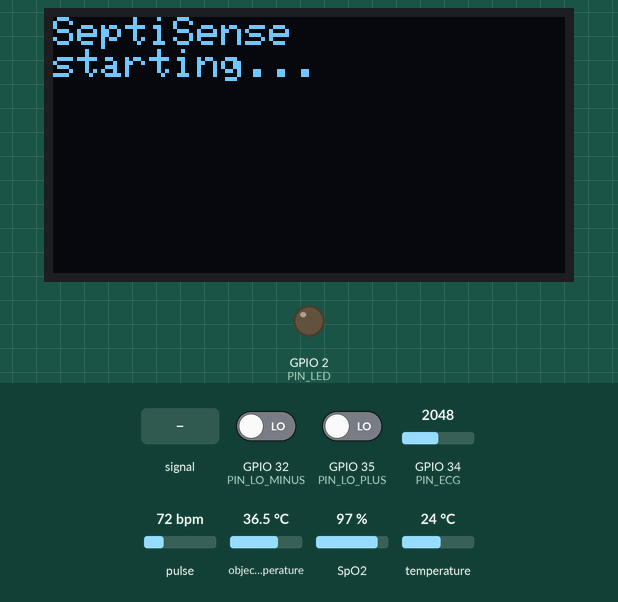
Recording of a sketch running on a simulated ESP32. Parts: 128×64 one-colour display, output pins drawn as LEDs (lit = HIGH). The inputs (shaded band) are chosen by the test bench; at power-on: GPIO 32 (PIN_LO_MINUS) LOW, pulse 72 bpm, object temperature 36.5 °C, GPIO 35 (PIN_LO_PLUS) LOW, GPIO 34 (PIN_ECG) = 2048, SpO2 97 %, temperature 24 °C (analog values on the 0–4095 scale). WiFi joins after 1.5 s; servers stay silent unless stated; uploads are accepted with an empty reply; random numbers use the default seed unless the sketch sets one; what the sketch prints to the serial monitor is not drawn.

Above: at 0.4 s.
2.0 s: GPIO 32 (PIN_LO_MINUS) driven HIGH
At 5.2 s:
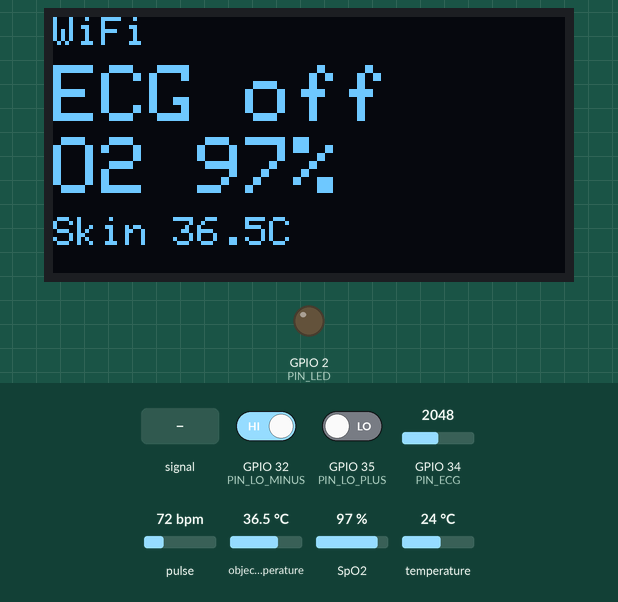
5.8 s: GPIO 32 (PIN_LO_MINUS) driven LOW
At 6.7 s:
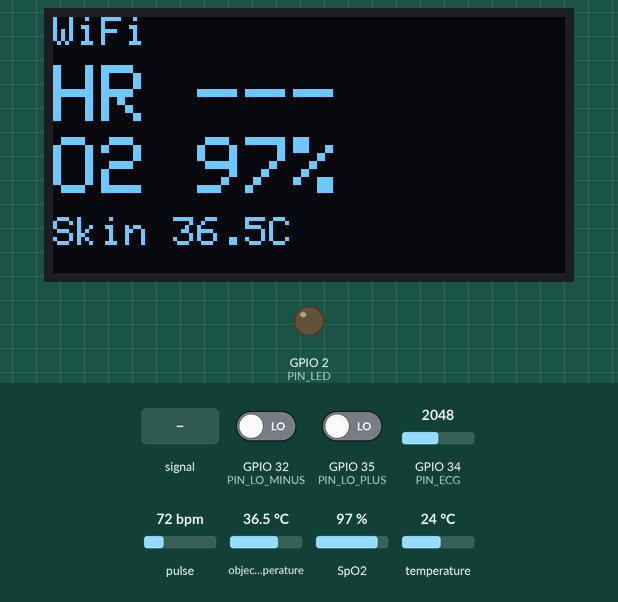
7.8 s: GPIO 34 (PIN_ECG) fed a 1000 Hz sine of ±1023 counts around its level
At 10.9 s:
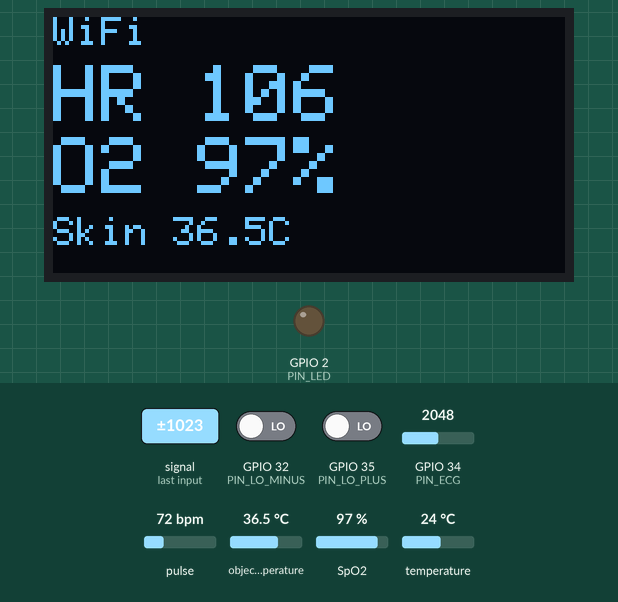
12.3 s: pulse set to 100 bpm
At 14.5 s:
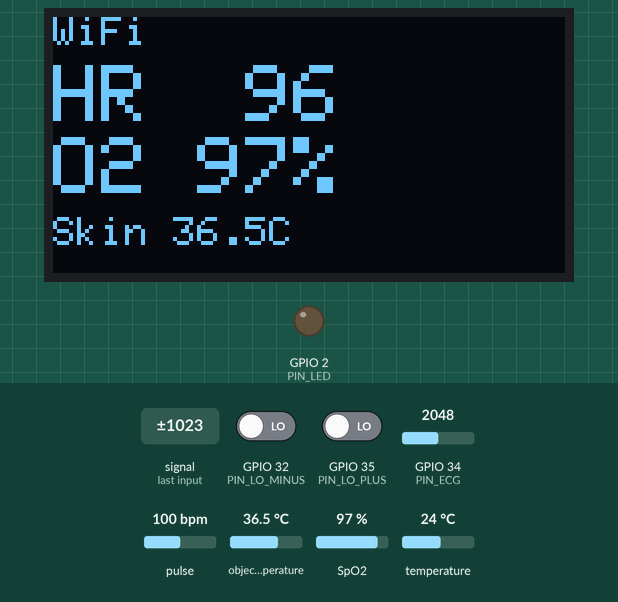
16.8 s: object temperature set to 20 °C
At 18.7 s:
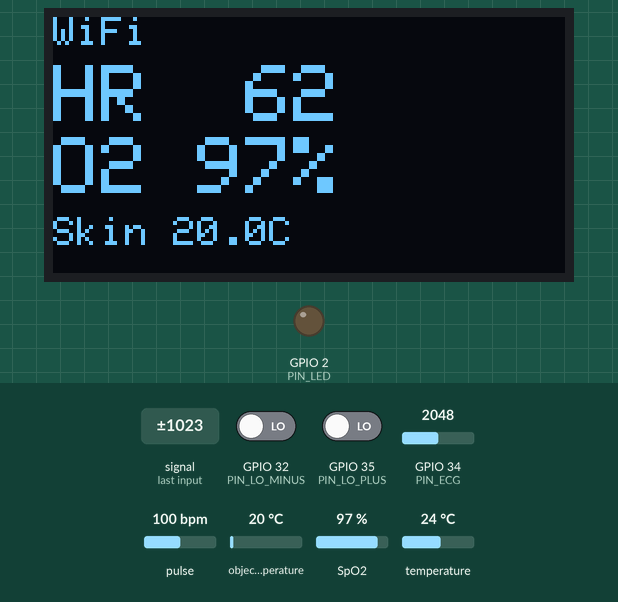
20.8 s: GPIO 35 (PIN_LO_PLUS) driven HIGH
At 21.7 s:
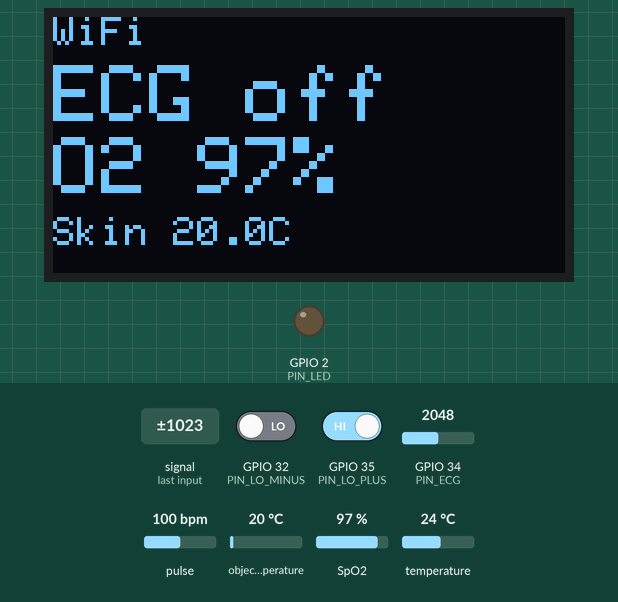
Timing chart, 0 to 23.8 s (numbered marks = the images above; inputs shaded):
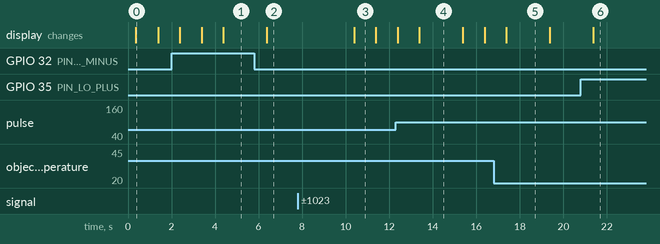

The sketch:

SeptiSense_Node.ino
```cpp
/*
 * SeptiSense monitoring node - ESP32 DevKit V1 (Arduino-ESP32 core 2.x / 3.x)
 *
 *  AD8232 ECG ......... 250 Hz on core 1 (high-priority task): filtering, R-peaks, HR, HRV, lead-off
 *  MAX30102 ........... 25 Hz effective: PPG waveform, pulse rate, SpO2, finger detection
 *  MLX90614 ........... 1 Hz: skin and ambient temperature
 *  SSD1306 OLED ....... local display of vitals, link state and the backend's risk / alert
 *  Wi-Fi .............. every second one timestamped, sequence-numbered record goes to the laptop
 *                       (HTTP POST, acknowledged). If the link is down, records are kept in a
 *                       15-minute ring buffer and re-sent in order when it comes back.
 *
 * Libraries (Arduino Library Manager):
 *   "SparkFun MAX3010x Pulse and Proximity Sensor Library", "Adafruit MLX90614 Library",
 *   "Adafruit SSD1306" (+ "Adafruit GFX Library"), "ArduinoJson" (v7)
 *
 * Educational / research prototype - not a medical device.
 */
#include <Arduino.h>
#include <Wire.h>
#include <WiFi.h>
#include <HTTPClient.h>
#include <ArduinoJson.h>
#include <Adafruit_GFX.h>
#include <Adafruit_SSD1306.h>
#include <Adafruit_MLX90614.h>
#include "MAX30105.h"
#include "spo2_algorithm.h"
#include "config.h"
#include "dsp.h"

// ======================================================== shared state
static const int ECG_FS = 250;
static portMUX_TYPE mux = portMUX_INITIALIZER_UNLOCKED;

// ECG: last second of filtered samples for streaming, R-peaks, RR history
static int16_t ecgChunk[2][ECG_FS];            // double buffer
static volatile int ecgWrite = 0, ecgIdx = 0;
static volatile bool ecgChunkReady = false;
static volatile int ecgReadyBuf = 1;
struct RPeak { uint16_t idx; int16_t amp; };
static RPeak peaksChunk[2][8];
static volatile uint8_t peaksN[2] = {0, 0};
static float rrHist[64];                       // RR intervals, seconds
static uint32_t rrTime[64];                    // millis() of each beat
static volatile int rrCount = 0, rrHead = 0;
static volatile uint32_t ecgLeadOffSamples = 0, ecgSatSamples = 0, ecgSamples = 0;

// PPG
static uint32_t irBuf[100], redBuf[100];
static int ppgFill = 0, ppgNew = 0;
static uint32_t ppgIrSec[32], ppgRedSec[32];
static int ppgSecN = 0;
static bool maxOk = false, mlxOk = false, oledOk = false;
static int32_t spo2 = -1, hrPpg = -1;
static int8_t spo2Valid = 0, hrPpgValid = 0;
static bool finger = false;

// Temperature
static float skinT = NAN, ambT = NAN;
static float tHist[10]; static int tN = 0;

// Backend feedback (shown on the OLED)
static float lastRisk = NAN;
static String lastAlert = "none";
static String lastMsg = "";

// Time sync: epoch_ms = millis() + timeOffset
static int64_t timeOffset = 0;
static bool timeSynced = false;
static uint32_t seq = 0;
static uint32_t bootId = 0;                    // lets the backend tell a reboot (seq restarts) from a gap

MAX30105 max3010x;
Adafruit_MLX90614 mlx;
Adafruit_SSD1306 oled(128, OLED_HEIGHT, &Wire, -1);

// ======================================================== records + offline buffer
struct Record {
  uint32_t seq; int64_t tMs; uint32_t uptimeMs;
  float hrEcg, hrPpg, spo2, skinT, ambT, rmssd, sdnn;
  float sqiEcg, sqiPpg, sqiTemp;
  bool leadsOff, finger, hrAgree;
};
static const int BACKLOG_N = 900;              // 15 min at 1 record/s
static Record backlog[BACKLOG_N];
static volatile int blHead = 0, blCount = 0;   // ring buffer of not-yet-acknowledged records
static QueueHandle_t liveQ;                    // newest record + its waveforms -> network task
struct LivePacket { Record r; int16_t ecg[ECG_FS]; RPeak peaks[8]; uint8_t nPeaks;
                    uint32_t ir[32], red[32]; uint8_t nPpg; };

static void backlogPush(const Record &r) {
  portENTER_CRITICAL(&mux);
  backlog[(blHead + blCount) % BACKLOG_N] = r;
  if (blCount < BACKLOG_N) blCount++; else blHead = (blHead + 1) % BACKLOG_N;   // overwrite oldest
  portEXIT_CRITICAL(&mux);
}

// ======================================================== ECG task (core 1, every 4 ms)
static void ecgTask(void *) {
  Biquad hp, notch1, lp;
  hp.highpass(ECG_FS, 0.5f);                   // removes baseline wander (breathing, movement)
  notch1.notch(ECG_FS, MAINS_HZ, 30.0f);       // mains hum
  lp.lowpass(ECG_FS, 40.0f);                   // muscle noise
  RPeakDetector det; det.begin();
  float recent[40] = {0}; int rIdx = 0;        // last 160 ms of filtered ECG, to find the R amplitude
  uint32_t lastBeatMs = 0;
  TickType_t wake = xTaskGetTickCount();
  const TickType_t period = pdMS_TO_TICKS(4);
  for (;;) {
    vTaskDelayUntil(&wake, period ? period : 1);
    bool off = digitalRead(PIN_LO_PLUS) || digitalRead(PIN_LO_MINUS);
    int raw = analogRead(PIN_ECG);
    ecgSamples++;
    if (off) ecgLeadOffSamples++;
    if (raw < 30 || raw > 4065) ecgSatSamples++;
    float y = off ? 0.0f : lp.step(notch1.step(hp.step((float)raw)));
    recent[rIdx] = y; rIdx = (rIdx + 1) % 40;
    bool beat = !off && det.step(y) && det.n > 2 * ECG_FS;

    int b = ecgWrite;
    if (ecgIdx < ECG_FS) ecgChunk[b][ecgIdx] = (int16_t)constrain(y, -32000, 32000);
    if (beat) {
      float amp = -1e9;
      for (int k = 0; k < 40; k++) if (recent[k] > amp) amp = recent[k];
      if (peaksN[b] < 8) peaksChunk[b][peaksN[b]++] = {(uint16_t)ecgIdx, (int16_t)constrain(amp, -32000, 32000)};
      uint32_t now = millis();
      if (lastBeatMs) {
        float rr = (now - lastBeatMs) / 1000.0f;
        if (rr > 0.30f && rr < 2.0f) {           // 30-200 bpm only
          portENTER_CRITICAL(&mux);
          rrHist[rrHead] = rr; rrTime[rrHead] = now;
          rrHead = (rrHead + 1) % 64; if (rrCount < 64) rrCount++;
          portEXIT_CRITICAL(&mux);
        }
      }
      lastBeatMs = now;
    }
    if (++ecgIdx >= ECG_FS) {                   // one second complete: swap buffers
      ecgReadyBuf = b;
      ecgWrite = 1 - b;
      peaksN[ecgWrite] = 0;
      ecgIdx = 0;
      ecgChunkReady = true;
    }
  }
}

// HR and HRV from the RR history (last 60 s, outliers removed)
static void ecgStats(float &hr, float &rmssd, float &sdnn, float &plausible) {
  float rr[64]; uint32_t ts[64]; int n;
  portENTER_CRITICAL(&mux);
  n = rrCount;
  for (int i = 0; i < n; i++) { int j = (rrHead - n + i + 64) % 64; rr[i] = rrHist[j]; ts[i] = rrTime[j]; }
  portEXIT_CRITICAL(&mux);
  uint32_t now = millis();
  float win[64]; int m = 0;
  for (int i = 0; i < n; i++) if (now - ts[i] < 60000) win[m++] = rr[i];
  hr = rmssd = sdnn = NAN; plausible = 0;
  if (m < 4) return;
  float last8[8]; int k = 0;
  for (int i = max(0, m - 8); i < m; i++) last8[k++] = win[i];
  float med = medianOf(last8, k);
  if (!(med > 0)) return;
  hr = 60.0f / med;
  float clean[64]; int c = 0;
  for (int i = 0; i < m; i++) if (fabsf(win[i] - med) < 0.2f * med) clean[c++] = win[i];
  plausible = (float)c / m;
  if (c >= 8) {
    float mean = 0; for (int i = 0; i < c; i++) mean += clean[i]; mean /= c;
    float ss = 0, sd = 0;
    for (int i = 0; i < c; i++) ss += (clean[i] - mean) * (clean[i] - mean);
    for (int i = 1; i < c; i++) sd += (clean[i] - clean[i - 1]) * (clean[i] - clean[i - 1]);
    sdnn = sqrtf(ss / (c - 1)) * 1000.0f;
    rmssd = sqrtf(sd / (c - 1)) * 1000.0f;
  }
}

// ======================================================== sensors on the I2C bus (loop, core 1)
static void initSensors() {
  Wire.begin(PIN_SDA, PIN_SCL, 100000);        // 100 kHz: the MLX90614 maximum
  oledOk = oled.begin(SSD1306_SWITCHCAPVCC, 0x3C);
  if (oledOk) { oled.clearDisplay(); oled.setTextColor(SSD1306_WHITE); oled.setTextSize(1);
                oled.setCursor(0, 0); oled.println("SeptiSense"); oled.println("starting..."); oled.display(); }
  maxOk = max3010x.begin(Wire, I2C_SPEED_STANDARD);
  if (maxOk) max3010x.setup(60, 4, 2, 100, 411, 4096);   // 100 Hz / avg 4 = 25 Hz, red + IR
  mlxOk = mlx.begin(0x5A, &Wire);
  Serial.printf("OLED %s | MAX30102 %s | MLX90614 %s\n", oledOk ? "ok" : "MISSING",
                maxOk ? "ok" : "MISSING", mlxOk ? "ok" : "MISSING");
}

static void pollPpg() {
  if (!maxOk) return;
  max3010x.check();
  while (max3010x.available()) {
    uint32_t r = max3010x.getFIFORed(), ir = max3010x.getFIFOIR();
    max3010x.nextSample();
    if (ppgFill < 100) { redBuf[ppgFill] = r; irBuf[ppgFill] = ir; ppgFill++; }
    else {                                      // slide the 4 s window by one sample
      memmove(redBuf, redBuf + 1, 99 * sizeof(uint32_t)); memmove(irBuf, irBuf + 1, 99 * sizeof(uint32_t));
      redBuf[99] = r; irBuf[99] = ir;
    }
    if (ppgSecN < 32) { ppgIrSec[ppgSecN] = ir; ppgRedSec[ppgSecN] = r; ppgSecN++; }
    finger = ir > 50000;                         // a fingertip reflects much more IR light
    if (++ppgNew >= 25 && ppgFill == 100) {      // recompute once per second on the last 4 s
      ppgNew = 0;
      if (finger) maxim_heart_rate_and_oxygen_saturation(irBuf, 100, redBuf, &spo2, &spo2Valid, &hrPpg, &hrPpgValid);
      else { spo2Valid = hrPpgValid = 0; }
    }
  }
}

static void pollTemp() {
  if (!mlxOk) return;
  skinT = mlx.readObjectTempC();
  ambT = mlx.readAmbientTempC();
  tHist[tN % 10] = skinT; tN++;
}

static float tempSqi() {
  if (!mlxOk || isnan(skinT) || skinT < 25 || skinT > 42) return 0;
  int n = min(tN, 10); if (n < 3) return 0.5f;
  float mn = 99, mx = -99; for (int i = 0; i < n; i++) { mn = min(mn, tHist[i]); mx = max(mx, tHist[i]); }
  return (mx - mn) < 0.5f ? 1.0f : 0.5f;         // unstable reading = not settled / sensor moved
}

// ======================================================== OLED
static void drawOled(const Record &r, bool wifiUp) {
  if (!oledOk) return;
  bool alarm = lastAlert == "alarm";
  oled.clearDisplay();
  oled.setTextSize(1);
  oled.setCursor(0, 0);
  oled.printf("%s %s", wifiUp ? "WiFi" : "OFFLINE", wifiUp ? "" : String(blCount).c_str());
  if (!isnan(lastRisk)) { oled.setCursor(80, 0); oled.printf("R %2.0f%%", lastRisk * 100); }
  oled.setTextSize(OLED_HEIGHT == 64 ? 2 : 1);
  oled.setCursor(0, OLED_HEIGHT == 64 ? 12 : 9);
  if (r.leadsOff) oled.print("ECG off ");
  else if (!isnan(r.hrEcg)) oled.printf("HR %3.0f ", r.hrEcg);
  else oled.print("HR --- ");
  if (OLED_HEIGHT == 64) oled.setCursor(0, 30);
  if (r.finger && r.spo2 > 0) oled.printf("O2 %2.0f%%", r.spo2); else oled.print("O2 --");
  oled.setTextSize(1);
  oled.setCursor(0, OLED_HEIGHT == 64 ? 50 : 24);
  if (!isnan(r.skinT)) oled.printf("Skin %.1fC ", r.skinT);
  if (alarm || lastAlert == "warn") oled.print(alarm ? "ALERT" : "warn");
  if (alarm && (millis() / 500) % 2) oled.invertDisplay(true); else oled.invertDisplay(false);
  oled.display();
  digitalWrite(PIN_LED, alarm ? (millis() / 250) % 2 : (lastAlert == "warn"));
}

// ======================================================== network task (core 0)
static String url(const char *path) { return String("http://") + SERVER_HOST + ":" + SERVER_PORT + path; }

static void syncTime() {
  HTTPClient h;
  uint32_t t0 = millis();
  h.begin(url("/api/v1/time")); h.setTimeout(2000);
  if (h.GET() == 200) {
    JsonDocument d;
    if (!deserializeJson(d, h.getString())) {
      uint32_t rtt = millis() - t0;
      timeOffset = (int64_t)d["epoch_ms"].as<double>() + rtt / 2 - (int64_t)millis();
      timeSynced = true;
      Serial.printf("time synced with backend (rtt %u ms)\n", rtt);
    }
  }
  h.end();
}

static void addRecord(JsonObject o, const Record &r) {
  o["seq"] = r.seq;
  if (timeSynced) o["t_ms"] = (double)r.tMs; else o["t_ms"] = nullptr;
  o["uptime_ms"] = r.uptimeMs;
  JsonObject v = o["vitals"].to<JsonObject>();
  auto put = [&](const char *k, float x) { if (isnan(x) || x < 0) v[k] = nullptr; else v[k] = roundf(x * 10) / 10; };
  put("hr_ecg", r.hrEcg); put("hr_ppg", r.hrPpg); put("spo2", r.spo2);
  put("skin_temp", r.skinT); put("amb_temp", r.ambT); put("rmssd", r.rmssd); put("sdnn", r.sdnn);
  JsonObject q = o["sqi"].to<JsonObject>();
  q["ecg"] = roundf(r.sqiEcg * 100) / 100; q["ppg"] = roundf(r.sqiPpg * 100) / 100; q["temp"] = r.sqiTemp;
  q["leads_off"] = r.leadsOff; q["finger"] = r.finger; q["hr_agree"] = r.hrAgree;
}

static bool postJson(const String &body, JsonDocument &resp) {
  HTTPClient h;
  h.begin(url("/api/v1/telemetry"));
  h.addHeader("Content-Type", "application/json");
  h.setTimeout(3000);
  int code = h.POST(body);
  bool ok = code == 200 && !deserializeJson(resp, h.getString());
  h.end();
  return ok;
}

static void dropAcked(uint32_t ackSeq) {
  portENTER_CRITICAL(&mux);
  while (blCount && backlog[blHead].seq <= ackSeq) { blHead = (blHead + 1) % BACKLOG_N; blCount--; }
  portEXIT_CRITICAL(&mux);
}

static void readFeedback(JsonDocument &resp) {
  if (!resp["risk"].isNull()) lastRisk = resp["risk"].as<float>();
  if (!resp["alert"].isNull()) lastAlert = resp["alert"].as<String>();
  if (!resp["ack_seq"].isNull()) dropAcked(resp["ack_seq"].as<uint32_t>());
}

static void netTask(void *) {
  static LivePacket pkt;
  uint32_t lastSync = 0;
  for (;;) {
    if (WiFi.status() != WL_CONNECTED) {
      WiFi.begin(WIFI_SSID, WIFI_PASS);
      for (int i = 0; i < 40 && WiFi.status() != WL_CONNECTED; i++) vTaskDelay(pdMS_TO_TICKS(250));
      if (WiFi.status() == WL_CONNECTED) Serial.printf("Wi-Fi up, IP %s\n", WiFi.localIP().toString().c_str());
      else { vTaskDelay(pdMS_TO_TICKS(2000)); continue; }
    }
    if (!timeSynced || millis() - lastSync > 600000) { syncTime(); lastSync = millis(); }

    // 1) backlog first, oldest records in batches of 30 (vitals only)
    while (blCount > 1 && WiFi.status() == WL_CONNECTED) {
      JsonDocument d;
      d["device_id"] = DEVICE_ID; d["boot_id"] = bootId; d["fw"] = FW_VERSION; d["rssi"] = WiFi.RSSI(); d["backlog"] = (int)blCount;
      JsonArray arr = d["records"].to<JsonArray>();
      int n = min((int)blCount - 1, 30);
      for (int i = 0; i < n; i++) addRecord(arr.add<JsonObject>(), backlog[(blHead + i) % BACKLOG_N]);
      String body; serializeJson(d, body);
      JsonDocument resp;
      if (!postJson(body, resp)) break;
      readFeedback(resp);
    }
    // 2) the newest record with its ECG and PPG waveforms
    if (xQueueReceive(liveQ, &pkt, pdMS_TO_TICKS(1500)) == pdTRUE) {
      JsonDocument d;
      d["device_id"] = DEVICE_ID; d["boot_id"] = bootId; d["fw"] = FW_VERSION; d["rssi"] = WiFi.RSSI(); d["backlog"] = (int)blCount;
      JsonArray arr = d["records"].to<JsonArray>();
      JsonObject o = arr.add<JsonObject>();
      addRecord(o, pkt.r);
      JsonObject e = o["ecg"].to<JsonObject>();
      e["fs"] = ECG_FS;
      JsonArray es = e["samples"].to<JsonArray>();
      for (int i = 0; i < ECG_FS; i++) es.add(pkt.ecg[i]);
      JsonArray pk = e["rpeaks"].to<JsonArray>();
      for (int i = 0; i < pkt.nPeaks; i++) { JsonArray p = pk.add<JsonArray>(); p.add(pkt.peaks[i].idx); p.add(pkt.peaks[i].amp); }
      JsonObject p = o["ppg"].to<JsonObject>();
      p["fs"] = 25;
      JsonArray ir = p["ir"].to<JsonArray>(), red = p["red"].to<JsonArray>();
      for (int i = 0; i < pkt.nPpg; i++) { ir.add(pkt.ir[i]); red.add(pkt.red[i]); }
      String body; serializeJson(d, body);
      JsonDocument resp;
      if (postJson(body, resp)) readFeedback(resp);
      else lastMsg = "send failed";
    }
  }
}

// ======================================================== setup / loop
void setup() {
  Serial.begin(115200);
  delay(300);
  Serial.println("\nSeptiSense node " FW_VERSION " - educational prototype, not a medical device");
  pinMode(PIN_LO_PLUS, INPUT); pinMode(PIN_LO_MINUS, INPUT); pinMode(PIN_LED, OUTPUT);
  analogReadResolution(12);
  analogSetPinAttenuation(PIN_ECG, ADC_11db);
  initSensors();
  WiFi.mode(WIFI_STA);
  WiFi.setSleep(false);                          // steadier latency for streaming
  liveQ = xQueueCreate(1, sizeof(LivePacket));   // length 1: always the newest second (xQueueOverwrite)
  bootId = esp_random();
  xTaskCreatePinnedToCore(ecgTask, "ecg", 4096, nullptr, 5, nullptr, 1);
  xTaskCreatePinnedToCore(netTask, "net", 12288, nullptr, 2, nullptr, 0);
}

void loop() {
  static uint32_t lastTemp = 0;
  static Record last = {};
  pollPpg();
  if (millis() - lastTemp >= 1000) { lastTemp = millis(); pollTemp(); }

  if (ecgChunkReady) {                           // once per second: assemble one record
    ecgChunkReady = false;
    int b = ecgReadyBuf;
    static LivePacket pkt;
    memcpy(pkt.ecg, ecgChunk[b], sizeof(pkt.ecg));
    pkt.nPeaks = peaksN[b];
    memcpy(pkt.peaks, peaksChunk[b], sizeof(RPeak) * pkt.nPeaks);
    pkt.nPpg = ppgSecN;
    memcpy(pkt.ir, ppgIrSec, sizeof(uint32_t) * ppgSecN);
    memcpy(pkt.red, ppgRedSec, sizeof(uint32_t) * ppgSecN);
    ppgSecN = 0;

    float hr, rmssd, sdnn, plaus;
    ecgStats(hr, rmssd, sdnn, plaus);
    uint32_t nS = ecgSamples, nOff = ecgLeadOffSamples, nSat = ecgSatSamples;
    ecgSamples = ecgLeadOffSamples = ecgSatSamples = 0;
    Record &r = pkt.r;
    r.seq = ++seq;
    r.uptimeMs = millis();
    r.tMs = timeSynced ? (int64_t)r.uptimeMs + timeOffset : 0;
    r.leadsOff = nOff > nS / 2;
    r.hrEcg = r.leadsOff ? NAN : hr;
    r.rmssd = r.leadsOff ? NAN : rmssd;
    r.sdnn = r.leadsOff ? NAN : sdnn;
    r.finger = finger;
    r.hrPpg = (finger && hrPpgValid && hrPpg > 30 && hrPpg < 220) ? (float)hrPpg : NAN;
    r.spo2 = (finger && spo2Valid && spo2 >= 70 && spo2 <= 100) ? (float)spo2 : NAN;
    r.skinT = skinT; r.ambT = ambT;
    // signal quality indices (0 = unusable, 1 = good)
    float sat = nS ? (float)nSat / nS : 1;
    r.sqiEcg = r.leadsOff ? 0 : constrain(plaus * (1 - 4 * sat), 0.0f, 1.0f);
    r.hrAgree = !isnan(r.hrEcg) && !isnan(r.hrPpg) && fabsf(r.hrEcg - r.hrPpg) <= 10;
    r.sqiPpg = !finger ? 0 : (hrPpgValid && spo2Valid ? (r.hrAgree || isnan(r.hrEcg) ? 1.0f : 0.6f) : 0.3f);
    r.sqiTemp = tempSqi();
    backlogPush(r);                              // every record is kept until the backend acknowledges it
    xQueueOverwrite(liveQ, &pkt);                 // the network task always sends the newest live packet
    last = r;
    Serial.printf("#%lu HRecg %.0f HRppg %.0f SpO2 %.0f skin %.1f | SQI e%.2f p%.2f t%.1f %s%s| risk %.2f %s\n",
                  (unsigned long)r.seq, r.hrEcg, r.hrPpg, r.spo2, r.skinT, r.sqiEcg, r.sqiPpg, r.sqiTemp,
                  r.leadsOff ? "LEADS-OFF " : "", r.finger ? "" : "NO-FINGER ", lastRisk, lastAlert.c_str());
    drawOled(last, WiFi.status() == WL_CONNECTED);
  }
  delay(2);
}
```

Source omitted: dsp.h (3750 bytes), config.h (1024 bytes)

Measured:
- after the input at 5.8 s, the display: changes after 0.58 s (image 2)
- after the input at 7.8 s, the display: changes after 2.6 s (image 3)
- what the display in image 0 shows lasts 1.0 s, from 0.4 s to 1.4 s
- what the display in image 4 shows lasts 2.0 s, from 13.4 s to 15.4 s
